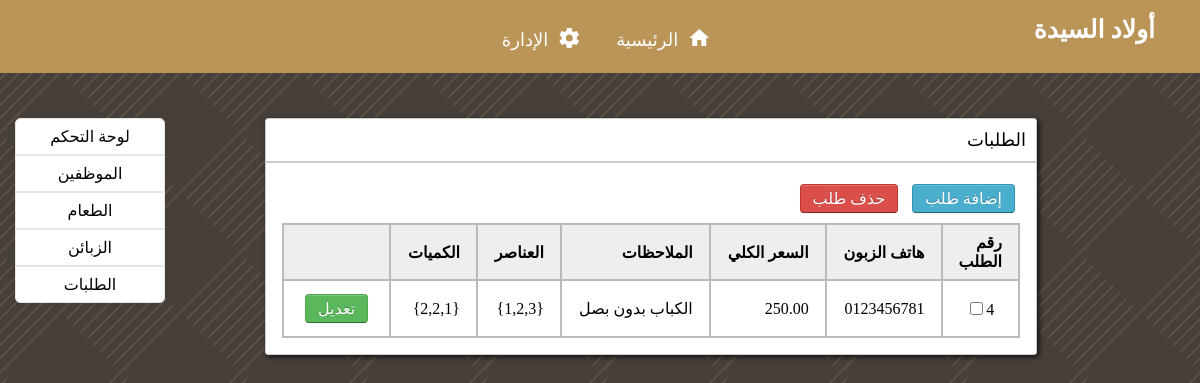
/orders.php, run on the app's committed database.
### tables this page shows
CREATE TABLE `orders` (
  `ORDER_NO` int(11) NOT NULL,
  `CUST_NUMBER` varchar(15) NOT NULL,
  `TOTAL_PRICE` decimal(5,2) NOT NULL,
  `NOTES` varchar(200) DEFAULT NULL,
  `ITEMS_ID` text NOT NULL,
  `ITEMS_QUANTITY` text NOT NULL
);

### orders.php (the view, shortened to what this page needs)
<!DOCTYPE html>
<html lang="en">
<head>
    <link rel="stylesheet" type="text/css" href="style.css" />
</head>
<body>
<div id="logo">
    <a href="index.php" title="Logo">أولاد السيدة</a>
</div>
<div class="nav" id="centered_nav">
    <a href="index.php" title="Home"><i class="material-icons">home</i>الرئيسية</a>
    <a href="management.php" title="Management"><i class="material-icons">settings</i>الإدارة</a>
</div>
<div class="main-dashboard">
    <div>
        <ul class="sidebar">
            <li><a href="management.php">لوحة التحكم</a></li>
            <li><a href="employees.php">الموظفين</a></li>
            <li><a href="menu.php">الطعام</a></li>
            <li><a href="customers.php">الزبائن</a></li>
            <li><a href="orders.php">الطلبات</a></li>
        </ul>
    </div>
    <div class="block">
        <div class="block-header">الطلبات</div>
        <div class="block-content">
            <form class="block-form" method="post">
                <div class="btn-group">
                    <a href="add_order.php" class="btn btn-info">إضافة طلب</a>
                    <a onclick="modalVisible('delete_order')" class="btn btn-danger">حذف طلب</a>
                </div>
                <table class="data-table">
                    <thead>
                    <tr>
                        <th>رقم الطلب</th>
                        <th>هاتف الزبون</th>
                        <th>السعر الكلي</th>
                        <th>الملاحظات</th>
                        <th>العناصر</th>
                        <th>الكميات</th>
                        <th></th>
                    </tr>
                    </thead>
                    <tbody id="table-content">
                    <?php
                        $query = mysqli_query($GLOBALS["conn"],"select * from orders") or die(mysqli_error($GLOBALS["conn"]));
                        while ($row = mysqli_fetch_array($query)) {
                            $id = $row['ORDER_NO'];
                    ?>
                            <tr>
                                <td class="first-last-td">
                                    <label for="optionCheckBox"><?php echo $row['ORDER_NO']; ?></label><input id="optionCheckBox" class="check-on" name="selector[]" type="checkbox" value="<?php echo $id; ?>">
                                </td>
                                <td><?php echo $row['CUST_NUMBER']; ?></td>
                                <td><?php echo $row['TOTAL_PRICE']; ?></td>
                                <td><?php echo $row['NOTES']; ?></td>
                                <td><?php echo $row['ITEMS_ID']; ?></td>
                                <td><?php echo $row['ITEMS_QUANTITY']; ?></td>
                                <td class="first-last-td">
                                    <a href="edit_order.php<?php echo '?id='.$id; ?>" class="btn btn-success">تعديل</a>
                                </td>
                            </tr>
                    <?php
                        }
                    ?>
                    </tbody>
                </table>
            </form>
        </div>
    </div>
</div>
</body>
</html>

### style.css (style rules this page uses)
:root { --ocolor: #f4f3ee; --tcolor: #99582A; --bgcolor: #463f3a; --navbgcolor: #BB9457; --ficolor: #6F1D1B; --ccolor: #e7bc91; --ffont: Cairo; --sfont: Tajawal; }
body { margin:0; background-color: var(--bgcolor); font-family: var(--ffont), serif; direction: rtl; background-image: url("images/cube.png"); background-size: auto; background-attachment: scroll; background-position: center; background-repeat: repeat; background-origin: content-box; }
#logo { right: 30px; padding: 15px; position: absolute; color: #fff; font-size: 25px; font-family: var(--ffont), serif; font-weight: bold; text-decoration: none; }
#logo a { color: inherit; text-decoration: none; }
.nav { background-color: var(--navbgcolor); text-align: center; width: 100%; }
.nav a { display: inline-block; margin-right: -4px; color: #fff; padding: 22px 22px; text-decoration: none; font-family: var(--ffont), serif; font-size: 18px; transition: background 0.3s linear; z-index: 9; }
.material-icons { position: relative; top: 4px; left: 9px; }
.main-dashboard { display: block; margin: 15px; }
.sidebar { display: block; float: left; width: 150px; text-align: center; margin: 30px 0 0; padding: 0; background-color: #fff; border-radius: 6px; box-shadow: 0 1px 4px rgba(0,0,0,.065); list-style-type: none; }
.sidebar > li > a { display: block; width: 250px \9; padding: 8px 14px; border: 1px solid #e5e5e5; color: black; text-decoration: none; }
.sidebar > li:first-child > a { border-radius: 6px 6px 0 0; }
.sidebar > li:last-child > a { border-radius: 0 0 6px 6px; }
.block { float: left; border: 1px solid #ccc; background-color: white; margin: 30px 100px; width: calc(100% - 400px); box-shadow: 2px 2px 5px rgba(0, 0, 6, 0.75); border-radius: 3px; }
.block-content { margin: 1em; min-height: .25em; display: flex; flex-wrap: wrap; justify-content: space-around; flex-direction: row; }
.block-header { margin-bottom: 0; border-bottom: 2px solid #ccc; border-radius: 0; padding: 10px; font-size: large; }
.block-form { width: 100%; overflow-x: auto; }
.btn { display: inline-block; padding: 4px 12px; margin: 5px; color: #333333; text-align: center; text-decoration: none; text-shadow: 0 1px 1px rgba(255, 255, 255, 0.75); cursor: pointer; background-color: #f5f5f5; border: 1px solid #cccccc; border-radius: 4px; box-shadow: inset 0 1px 0 rgba(255, 255, 255, 0.2), 0 1px 2px rgba(0, 0, 0, 0.05); }
.btn-danger { color: #ffffff; text-shadow: 0 -1px 0 rgba(0, 0, 0, 0.25); background-color: #da4f49; border-color: #bd362f #bd362f #802420; }
.btn-success { color: #ffffff; text-shadow: 0 -1px 0 rgba(0, 0, 0, 0.25); background-color: #5bb75b; border-color: #51a351 #51a351 #387038; }
.btn-info { color: #ffffff; text-shadow: 0 -1px 0 rgba(0, 0, 0, 0.25); background-color: #49afcd; border-color: #2f96b4 #2f96b4 #1f6377; }
table { border-collapse: collapse; width: 100%; margin-top: 5px; text-align: right; }
thead tr { border: 2px solid #bbb; height: 1px; }
th { border: 2px solid #bbb; font-weight: bold; height: inherit; padding: 0; }
thead th { background-color: #eee; padding: 0.5rem 1rem; position: relative; text-align: right; }
tbody tr { border: 2px solid #bbb; }
td { border: 2px solid #bbb; padding: 0.5rem 1rem; }
.first-last-td { text-align: center; width: 30px; }

### data on the page
orders: ORDER_NO "4", CUST_NUMBER "0123456781", TOTAL_PRICE "250.00", NOTES "الكباب بدون بصل", ITEMS_ID "{1,2,3}", ITEMS_QUANTITY "{2,2,1}"
